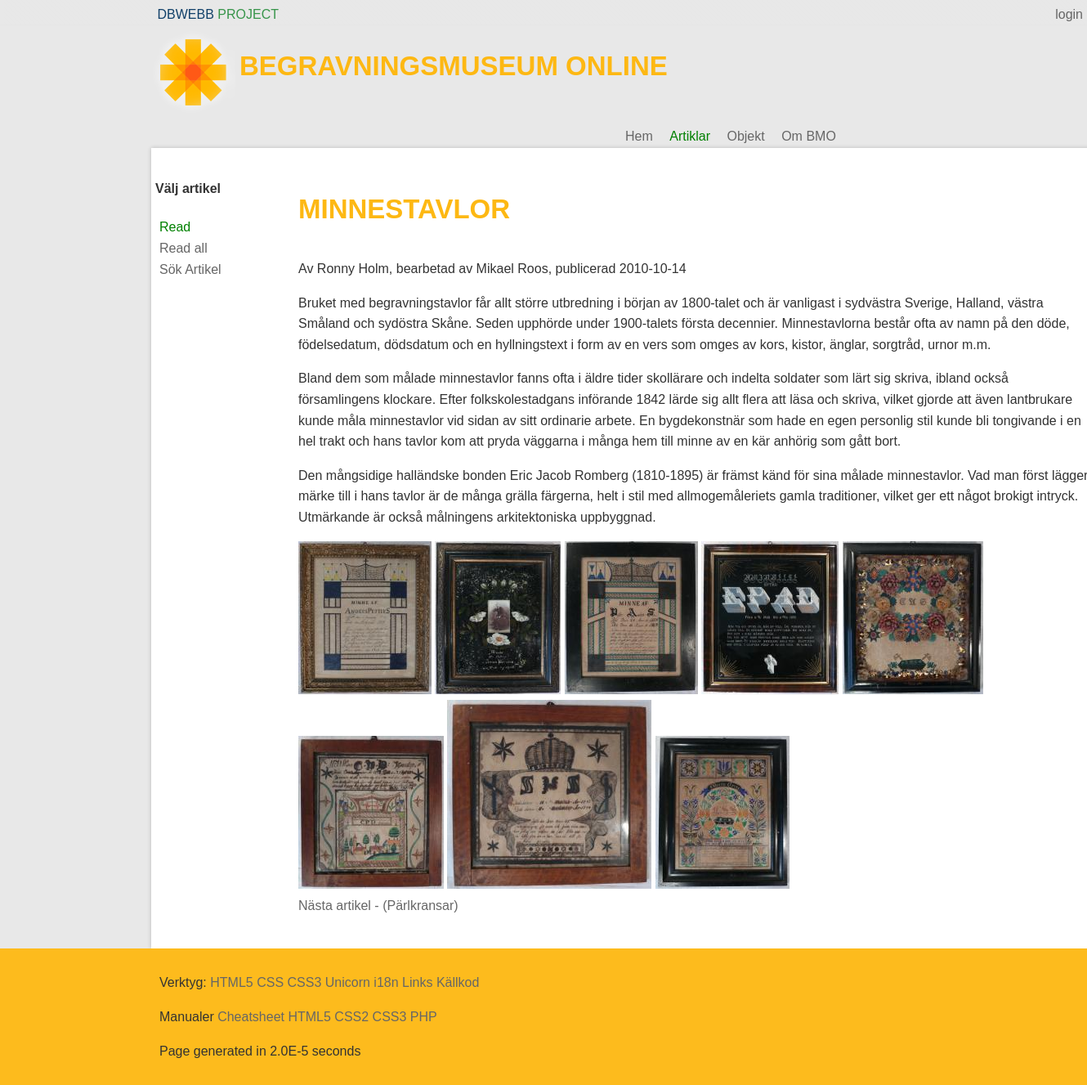
Screenshot of /article.php?p=showArticle&a=Minnestavlor with the database file from the repository.
### tables this page shows
CREATE TABLE "Article" ("id" INTEGER PRIMARY KEY  AUTOINCREMENT  NOT NULL  UNIQUE , "category" TEXT, "title" TEXT, "content" TEXT, "author" TEXT, "pubdate" DATETIME NOT NULL  DEFAULT CURRENT_DATE);

CREATE TABLE Object
		(
			id INTEGER PRIMARY KEY  NOT NULL  UNIQUE, 
			title TEXT, 
			category TEXT, 
			text TEXT,
			image TEXT,
			owner TEXT
		, "articleLink" TEXT);

### src/common.php (called while the page is built, shortened)
<?php
function getCurrentUrl() {
  $url = "http";
  $url .= (@$_SERVER["HTTPS"] == "on") ? 's' : '';
  $url .= "://";
  $serverPort = ($_SERVER["SERVER_PORT"] == "80") ? '' :
    (($_SERVER["SERVER_PORT"] == 443 && @$_SERVER["HTTPS"] == "on") ? '' : ":{$_SERVER['SERVER_PORT']}");
  $url .= $_SERVER["SERVER_NAME"] . $serverPort . htmlspecialchars($_SERVER["REQUEST_URI"]);
  return $url;
}
?>

### incl/config.php (called while the page is built, shortened)
<?php
include_once(dirname(__FILE__) . "/../src/common.php");
$pageTimeGeneration = microtime(true);
include_once(dirname(__FILE__) . "/../src/login.php");

### incl/article/showArticle.php (the view, shortened to what this page needs)
<?php
$db= new PDO("sqlite:$dbPath");
$db->setAttribute(PDO::ATTR_ERRMODE, PDO::ERRMODE_WARNING);
$stmt = $db->prepare('SELECT * FROM Article WHERE category = "article";');
$stmt->execute();
$res = $stmt->fetchAll(PDO::FETCH_ASSOC);
$current = null;
$a=null;
if(isset($_GET["a"])){
	$a = $_GET["a"];
}
?>
	<?php if(isset($a)){
		foreach($res as $article){
			if($a == $article['title']){
				$current = $article;
			}
		}
	}
	?>
	<?php if(isset($current)): ?>
	<?php
	$stmt = $db->prepare('SELECT * FROM Object WHERE articleLink = :parameter');
	$stmt->bindParam(':parameter', $a, PDO::PARAM_STR);
	$stmt->execute();
	$oRes = $stmt->fetchAll(PDO::FETCH_ASSOC);
	?>
		<section id="textContent">
			<h1><?php echo $current['title']; ?></h1>
			<p class="by-author"><?php echo $current['author'] . ', publicerad ' . $current['pubdate']; ?></p>
			<p><?php echo $current['content']; ?></p>
			<?php
				$nextarticle=$current['id'] +1;
			?>
		</section>
		<div id="imageContent">
				<?php foreach($oRes as $images):?>
					<?php
						$newPathImage['image'] = $images['image'];
						$resizeImage ="bmo/250";
						$newPathImage['image'] = str_replace("bmo", $resizeImage, $images['image']);
					?>
				<a href="<?php echo $images['image']?>"><img src="<?php echo $newPathImage['image']; ?>"></a>
				<?php endforeach; ?>
		</div>
				<?php foreach($res as $article): ?>
					<?php if($nextarticle == $article['id']):?>
						<a href="<?php echo $currentArticle="?p=showArticle&a=" . $article['title']; ?>"> Nästa artikel - (<?php echo $article['title']; ?>)</a>
					<?php endif;?>
				<?php endforeach; ?>
	<?php endif;?>

### incl/header.php (shortened to what this page needs)
 <!DOCTYPE html>
<html lang="sv">
<head>
	<link rel="stylesheet" href="style/FiddeStyle.css" title="Styling">
	<link rel="alternate stylesheet" href="style/debug.css" title="Debug style">
	<link rel="alternate stylesheet" href="style/style.css">
</head>
	<body <?php if(isset($pageId)) echo " id='$pageId' "; ?>>
	<header id="above">
		<?php echo userLoginMenu(); ?>
		<div id="topMenu">
			<nav class="related">
				<a href="#"><span style="color:#114069">DBWEBB</span> <span style="color:#369449">PROJECT</span></a>
			</nav>
		</div>
	</header>
	<div class="containerWrapper">
		<header id="top">
			<div class="left">
				<img src="img/logo.png" alt="htmlphp logo" style="padding-right: 5px;">
			</div>
			<h1>BEGRAVNINGSMUSEUM ONLINE</h1>
		</header>
		<nav class="navMenu">
			<a id="index-"     href="index.php">Hem</a>
			<a id="article-" href="article.php">Artiklar</a>
			<a id="object-" href="object.php">Objekt</a>
			<a id="about-" href="about.php">Om BMO</a>
		</nav>

### src/login.php (shortened to what this page needs)
<?php
function userIsAuthenticated() {
  if(isset($_SESSION['authenticated'])) {
    return $_SESSION['authenticated'];
  } else {
    return false;
  }
}
function userLoginMenu() {
  $menu = array(
    "login"   => "login.php?p=login",
    "status"   => "login.php",
    "logout"   => "login.php?p=logout",
	 "admin" => "admin.php",
  );
  if(userIsAuthenticated()) {
    unset($menu['login']);
  } else {
    unset($menu['status']);
    unset($menu['logout']);
	 unset($menu['admin']);
  }
  $html = "<nav class='login'>";
  foreach($menu as $key=>$val) {
    $html .= "<a href='$val'>$key</a> ";
  }
  $html .= "</nav>";
  return $html;
}

### article.php (shortened to what this page needs)
<?php
	include("incl/config.php");
	$pageId = "article";
	$p=null;
	if(isset($_GET["p"])){
		$p = $_GET["p"];
	}
	$path = "incl/article";
	$file = null;
	if($p == "showArticle"){
		$file = "showArticle.php";
	}
	elseif($p == "read-all"){
		$title ="BMO-alla artiklar";
		$file = "showAllArticle.php";
	}
	elseif($p == "searchArticle"){
		$title = "BMO-search";
		$file = "searchArticle.php";
	}
	else{
		$title = "Artiklar";
		$file = "default.php";
	}
?>
<?php include("incl/header.php"); ?>
<div id="content">
	<div class="justify">
		<aside class="left">
			<?php include("$path/aside.php");?>
		</aside>
		<article class="rightContent" style="width:85%;">
			<?php include("$path/$file");?>
		</article>
	</div>
</div>
<?php include("incl/footer.php");

### incl/article/aside.php
<nav class="lmenu">
	<ul <?php if(isset($p)) echo "id='".strip_tags($p)."'"; ?>>
	   <li><h4>Välj artikel</h4>
	      <ul>
				<li id="article-read-"><a href="?p=showArticle">Read</a>
				<li id="article-readAll-"><a href="?p=read-all">Read all</a>
				<li id="article-search-"><a href="?p=searchArticle">Sök Artikel</a>
		   </ul>
	</ul>
</nav>

### incl/footer.php
</div>
  <footer id="bottom">
   <div id="footerText">
	<p>Verktyg:
    <a href="http://validator.w3.org/check/referer">HTML5</a>
    <a href="http://jigsaw.w3.org/css-validator/check/referer">CSS</a>
	 <a href="http://jigsaw.w3.org/css-validator/check/referer?profile=css3">CSS3</a>
    <a href="http://validator.w3.org/unicorn/check?ucn_uri=referer&amp;ucn_task=conformance">Unicorn</a>
	 <a href="http://validator.w3.org/i18n-checker/check?uri=<?php echo getCurrentUrl(); ?>">i18n</a>
	 <a href="http://validator.w3.org/checklink?uri=<?php echo getCurrentUrl(); ?>">Links</a>
	<a href="../kmom02/viewsource.php">Källkod</a>
	</p>
	<p>Manualer
	<a href="http://www.w3.org/2009/cheatsheet/">Cheatsheet</a>
	<a href="http://www.w3.org/html/wg/drafts/html/master/">HTML5</a>
	<a href="http://www.w3.org/TR/CSS2/">CSS2</a>
	<a href="http://www.w3.org/Style/CSS/current-work#CSS3">CSS3</a>
	<a href="http://php.net/manual/en/index.php">PHP</a>
	</p>
	<?php if(isset($pageTimeGeneration)) : ?>
		<p>Page generated in <?php echo round(microtime(true)-$pageTimeGeneration, 5); ?> seconds</p>
	<?php endif; ?>
	</div>
  </footer>
</body>
</html>

### style/FiddeStyle.css (style rules this page uses)
* { font-family:proxima-nova-soft,sans-serif; font-size:16px; color:#333; line-height:1.6em }
html,body { margin:0; padding:0; }
html { background:#e6e6e6; overflow-y:scroll; }
body { background:#E8E8E8; }
h1,h2 { color:#FDB813; }
h1 { text-transform: uppercase; font-size:33px; }
img { border:0; }
header#top,div#content,nav.navMenu { margin: 0 auto; width:1200px; }
div#content { padding:1em 0 1em 0; }
header#above { border-bottom:1px solid #E6E6E6; margin-bottom:2px; padding-left:5px; background:-moz-linear-gradient(right center , #d0d1d1 0%, #e6e6e6 69%) repeat scroll 0 0 #d0d1d1; color:#393939; height:30px; }
#topMenu { background:url('img/diWhite.png') repeat scroll 0 0 transparent; height:30px; }
nav.related { margin:0 auto; width:950px; }
nav.related, nav.login { padding-top:5px; }
nav.login { float:right; padding-right:5px; }
header#top { overflow:auto; }
header#top h1 { border:none; }
nav.navMenu { padding: 2px 8px; width:380px; float:right; }
nav.navMenu a { padding: 6px 8px; }
footer#bottom { background:#FDBB1D; padding: .2em 0 .2em 0; }
#footerText { margin: 0 auto; width:940px; padding:10px; }
a { color: #666; outline:0; }
a:link { text-decoration: none; }
body#index a#index-, body#article a#article-, body#object a#object-, body#about a#about- { color:green; }
ul#showArticle li#article-read->a, ul#read-all li#article-readAll->a, ul#searchArticle #article-search->a, ul#showObject #object-list->a, ul#showAllObject #object-gallery->a, ul#showGallery #object-gallery2->a, ul#searchObj #searchObj->a { color:green; }
.left { float:left; }
div#content { overflow:auto; background:#FFF; box-shadow: 0 0 5px rgba(0,0,0,0.2); padding-bottom:40px; }
.containerWrapper { margin:0 auto; width:960px; }
nav.lmenu ul, nav.lmenu ul ul { list-style:outside none; margin:5px; padding:0; }
article.rightContent { overflow:auto; float:right; }
section#textContent { float:left; width:95%; overflow:auto; }

### style/debug.css (style rules this page uses)
body { background: beige; }
header#above { background:blueviolet; }
header#top { border: 2px dashed aquamarine; }
nav.navMenu { border:4px dotted brown; }
div#content { background:darksalmon; }
article { background: antiquewhite; }
footer#bottom { border: 1px solid lightgreen; }

### style/style.css (style rules this page uses)
html { background: #cc6666; }
body { margin: 8px auto; width: 934px; padding: 8px; background: #ffffcc; border: 1px dashed #660033; font-family: Georgia, serif; color: #333333; }
h1 { text-transform: uppercase; border-bottom: 4px double #333333; }
header#above { font-family:arial,helvetica,sans-serif; border-bottom:1px solid #E6E6E6; margin-bottom:4px; color:#000; }
nav.navMenu { display: block; padding: 0.2em 1em 0 1em; background: #ffcc99; border-bottom: 2px solid #999999; }
nav.navMenu a { padding: 0.3em 1em 0 1em; color: #555555; font-family: Tahoma, Geneva, sans-serif; text-decoration:none; }
aside { width:15%; }
header,footer,nav,article,section,aside,figure,figcaption { display:block; }

### rows the page displays
article: title "MINNESTAVLOR", author "Av Ronny Holm, bearbetad av Mikael Roos", pubdate "2010-10-14", content "Bruket med begravningstavlor får allt större utbredning i början av 1800-talet och är vanligast i sydvästra Sverige, Halland, västra Småland och sydöstra Skåne. Seden upphörde under 1900-talets första decennier. Minnestavlorna består ofta av namn på den döde, födelsedatum, dödsdatum och en hyllningstext i form av en vers som omges av kors, kistor, änglar, sorgtråd, urnor m.m. Bland dem som målade minnestavlor fanns ofta i äldre tider skollärare och indelta soldater som lärt sig skriva, ibland också församlingens klockare. Efter folkskolestadgans införande 1842 lärde sig allt flera att läsa och skriva, vilket gjorde att även lantbrukare kunde måla minnestavlor vid sidan av sitt ordinarie…"
object: shows a picture
object: shows a picture
object: shows a picture
object: shows a picture
object: shows a picture
object: shows a picture
object: shows a picture
object: shows a picture
article: title "Pärlkransar"

### other values shown
$key "login"
